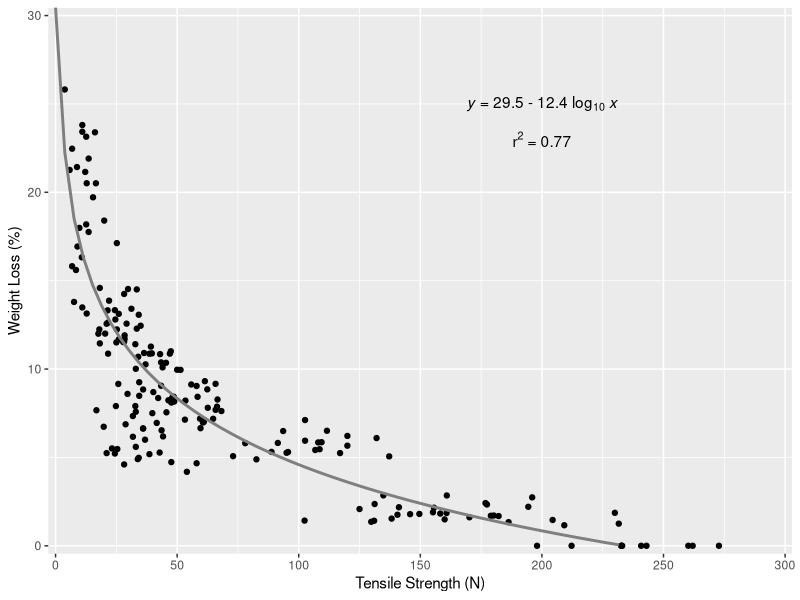

The R source for this figure:
library(tidyverse)
library(cowplot)
df <- read_csv("../lab_bench_exp_Data.csv") %>% 
  select(`tensile strength`,`% weight loss`) %>% 
  drop_na()

model=lm(df$`% weight loss` ~ log10(df$`tensile strength`))

b=(summary(model)$coefficients[1,1])
m=(summary(model)$coefficients[2,1])

eqn1 <- expression(paste(italic("y"),' = 29.5 - 12.4 log'[10], italic(" x")))
eqn2 <- expression(paste('r'^2~'= 0.77'))


lab_bench_plot <- df %>% 
  ggplot(aes(x = `tensile strength`, y = `% weight loss`)) +
  geom_point()+
  labs(x = "Tensile Strength (N)",
       y = "Weight Loss (%)") +  
  scale_x_continuous(expand = c(0.01, 0.0), 
                     limits = c(0,300), 
                     breaks = seq(0, 300, by = 50))+
  scale_y_continuous(expand = c(0.015, 0.0), 
                   limits = c(0,30), 
                   breaks = seq(0, 30, by = 10))+
  geom_smooth(method = "lm", 
              formula =  y ~ log10(x), color = 'grey50', 
              se = FALSE, fullrange = TRUE)+
  annotate("text", x = 200, y = 25,  label = eqn1)+
  annotate("text", x = 200, y = 23,  label = eqn2)

ggsave("Fig5_lab_bench_exp.pdf",lab_bench_plot, width = 4.8, height = 4.6)
